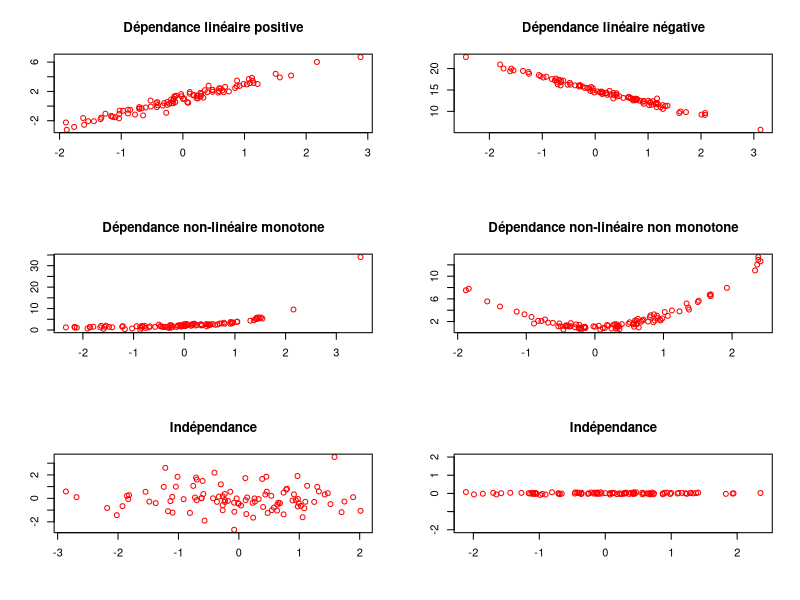
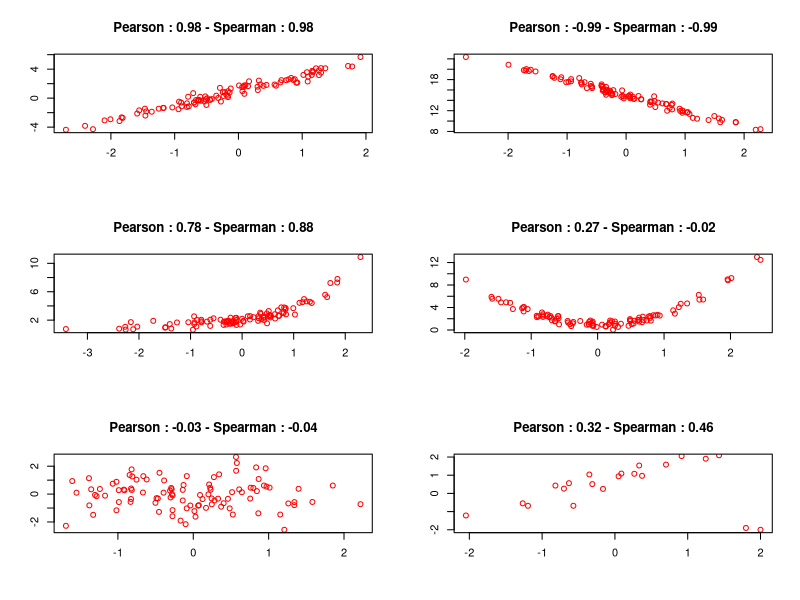

These figures' R source, in order:
## ---- chunk 1
par(mfrow=c(3,2))

x <- rnorm(100)
y <- 2*x + 1 + rnorm(100, 0, 0.4)
plot(x, y, main = "Dépendance linéaire positive", 
     xlab = "", ylab = "", col="red")

x <- rnorm(100)
y <- -3*x + 15 + rnorm(100, 0, 0.4)
plot(x, y, main = "Dépendance linéaire négative", 
     xlab = "", ylab = "", col="red")

x <- rnorm(100)
y <- exp(x) + 1 + rnorm(100, 0, 0.4)
plot(x, y, main = "Dépendance non-linéaire monotone", 
     xlab = "", ylab = "", col="red")

x <- rnorm(100)
y <- 2*x^2 + 1 + rnorm(100, 0, 0.4)
plot(x, y, main = "Dépendance non-linéaire non monotone", 
     xlab = "", ylab = "", col="red")

x <- rnorm(100)
y <- rnorm(100)
plot(x, y, main = "Indépendance", 
     xlab = "", ylab = "", col="red")

x <- rnorm(100)
y <- rnorm(100, 0, 0.03)
plot(x, y, main = "Indépendance", 
     xlab = "", ylab = "", col="red", ylim = c(-2,2))

## ---- chunk 2
par(mfrow=c(3,2))

x <- rnorm(100)
y <- 2*x + 1 + rnorm(100, 0, 0.4)
p <- round(cor(x, y), 2)
s <- round(cor(x, y, method = "spearman"), 2)
title <- paste0("Pearson : ", p, " - Spearman : ", s)  
plot(x, y, main = title, 
     xlab = "", ylab = "", col="red")

x <- rnorm(100)
y <- -3*x + 15 + rnorm(100, 0, 0.4)
p <- round(cor(x, y), 2)
s <- round(cor(x, y, method = "spearman"), 2)
title <- paste0("Pearson : ", p, " - Spearman : ", s)  
plot(x, y, main = title, 
     xlab = "", ylab = "", col="red")

x <- rnorm(100)
y <- exp(x) + 1 + rnorm(100, 0, 0.4)
p <- round(cor(x, y), 2)
s <- round(cor(x, y, method = "spearman"), 2)
title <- paste0("Pearson : ", p, " - Spearman : ", s)  
plot(x, y, main = title, 
     xlab = "", ylab = "", col="red")

x <- rnorm(100)
y <- 2*x^2 + 1 + rnorm(100, 0, 0.4)
p <- round(cor(x, y), 2)
s <- round(cor(x, y, method = "spearman"), 2)
title <- paste0("Pearson : ", p, " - Spearman : ", s)  
plot(x, y, main = title, 
     xlab = "", ylab = "", col="red")

x <- rnorm(100)
y <- rnorm(100)
p <- round(cor(x, y), 2)
s <- round(cor(x, y, method = "spearman"), 2)
title <- paste0("Pearson : ", p, " - Spearman : ", s)  
plot(x, y, main = title, 
     xlab = "", ylab = "", col="red")

x <- rnorm(20)
y <- x + 1 + rnorm(20, 0, 0.4)
x <- c(x, 2, 1.8)
y <- c(y, -2, -1.9)
p <- round(cor(x, y), 2)
s <- round(cor(x, y, method = "spearman"), 2)
title <- paste0("Pearson : ", p, " - Spearman : ", s)  
plot(x, y, main = title, 
     xlab = "", ylab = "", col="red", ylim = c(-2,2))
